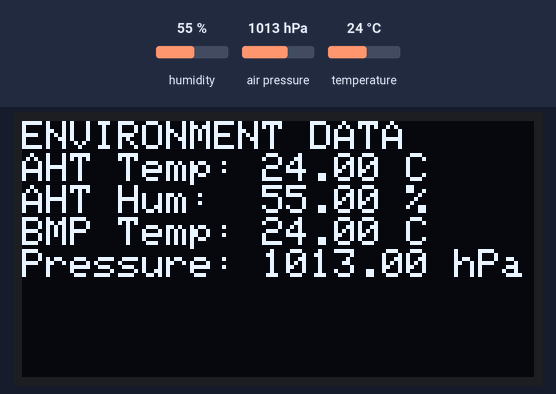
Recording of a program running on a simulated ESP32-C3. On the bench: 128×64 one-colour display. Inputs (shaded band) come from the test bench; at power-on: humidity 55 %, air pressure 1013 hPa, temperature 24 °C.

Above: at 3.7 s.
3.8 s: humidity set to 22 %
At 5.0 s:
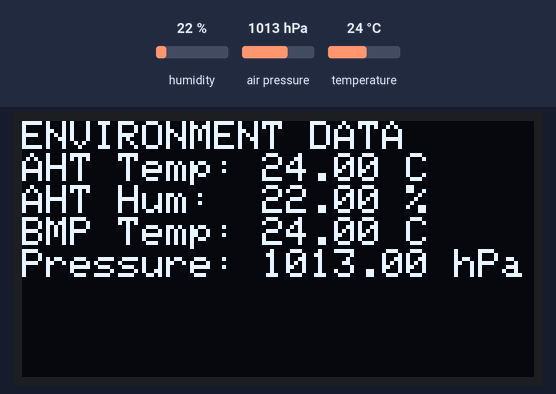
5.7 s: air pressure set to 952 hPa
At 6.5 s:
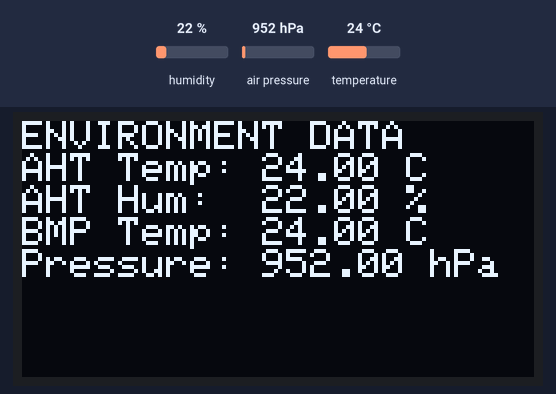
7.4 s: temperature set to 12 °C
At 8.0 s:
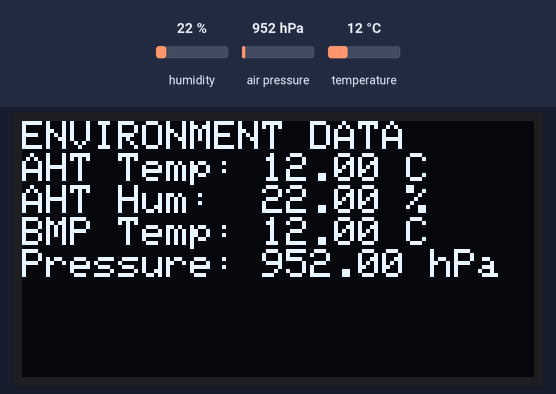
9.0 s: humidity set to 40 %
At 9.5 s:
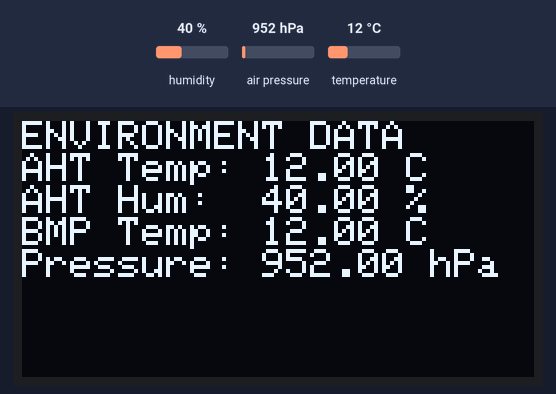
Timing chart, 0 to 11.6 s (numbered marks = the images above; inputs shaded):
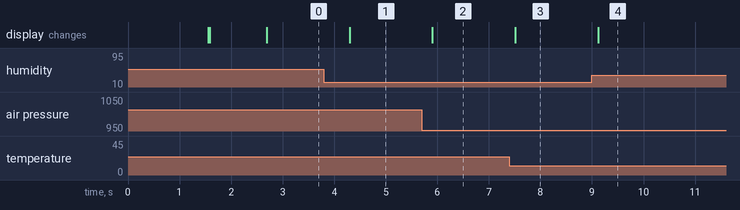

Measured:
- after the input at 3.8 s, the display: changes after 0.50 s (image 1)
- after the input at 5.7 s, the display: changes after 0.21 s (image 2)
- after the input at 7.4 s, the display: changes after 0.11 s (image 3)
- after the input at 9.0 s, the display: changes after 0.12 s (image 4)

The program:

main.cpp
```cpp
#include <Arduino.h>
#include <Wire.h>
#include <Adafruit_AHTX0.h>
#include <Adafruit_BMP280.h>
#include <Adafruit_SSD1306.h>

#define SDA_PIN 8
#define SCL_PIN 9

#define SCREEN_WIDTH 128
#define SCREEN_HEIGHT 64

Adafruit_SSD1306 display(SCREEN_WIDTH, SCREEN_HEIGHT, &Wire, -1);
Adafruit_AHTX0 aht;
Adafruit_BMP280 bmp(&Wire);

void setup() {
    Serial.begin(115200);
    delay(1500);

    Wire.begin(SDA_PIN, SCL_PIN);

    // OLED
    if (!display.begin(SSD1306_SWITCHCAPVCC, 0x3C)) {
        Serial.println("SSD1306 not found");
        while (1) delay(10);
    }
    display.clearDisplay();
    display.setTextSize(1);
    display.setTextColor(SSD1306_WHITE);
    display.setCursor(0, 0);
    display.println("Initializing...");
    display.display();

    // AHTX0
    if (!aht.begin(&Wire)) {
        display.clearDisplay();
        display.setCursor(0, 0);
        display.println("AHTX0 not found");
        display.display();
        while (1) delay(10);
    }

    // BMP280
    if (!bmp.begin(0x77)) {
        display.clearDisplay();
        display.setCursor(0, 0);
        display.println("BMP280 not found");
        display.display();
        while (1) delay(10);
    }

    bmp.setSampling(
        Adafruit_BMP280::MODE_NORMAL,
        Adafruit_BMP280::SAMPLING_X2,
        Adafruit_BMP280::SAMPLING_X16,
        Adafruit_BMP280::FILTER_X16,
        Adafruit_BMP280::STANDBY_MS_500
    );

    display.clearDisplay();
    display.setCursor(0, 0);
    display.println("Sensors OK");
    display.display();
    delay(1000);
}

void loop() {
    sensors_event_t humidity, temp;
    aht.getEvent(&humidity, &temp);

    float bmpTemp = bmp.readTemperature();
    float pressure = bmp.readPressure() / 100.0; // hPa

    display.clearDisplay();
    display.setCursor(0, 0);

    display.println("ENVIRONMENT DATA");

    display.print("AHT Temp: ");
    display.print(temp.temperature);
    display.println(" C");

    display.print("AHT Hum:  ");
    display.print(humidity.relative_humidity);
    display.println(" %");

    display.print("BMP Temp: ");
    display.print(bmpTemp);
    display.println(" C");

    display.print("Pressure: ");
    display.print(pressure);
    display.println(" hPa");

    display.display();

    delay(1500);
}
```
